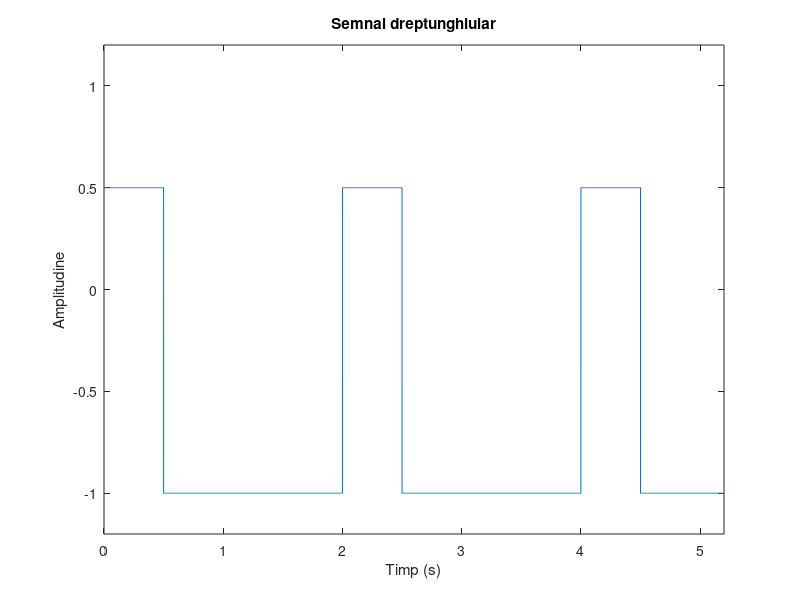

Write MATLAB code to recreate this figure.
function tema1()

fs = 4000;
t = 0:1/fs:100; %timp de la 0 pana la 100 din 1/fs

x2 = square(pi*t,25);

for i = 1:1:length(x2)
   if x2(i) > 0
       x2(i) = x2(i)/2;
   end
end

plot(t,x2)  
axis([0 5.2 -1.2 1.2])
xlabel('Timp (s)')
ylabel('Amplitudine')
title('Semnal dreptunghiular')

end